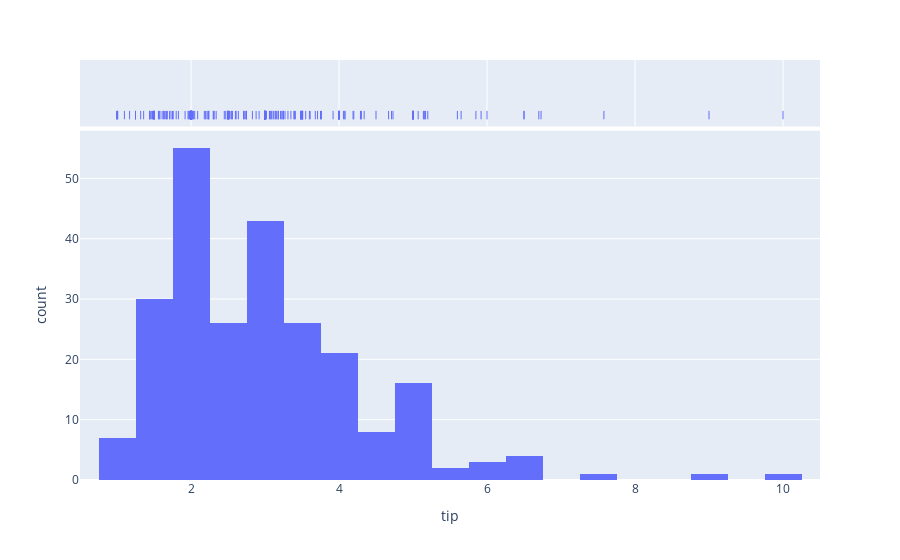

Write notebook code for a chart like this one.
### Code cell
fig = px.histogram(df, "tip", marginal="rug")
fig.show()

### Figure 1 — Plotly figure (JSON) as saved in the notebook; plotly's stock layout.template omitted (floating-point values rounded to 4 significant figures; data arrays with more than 128 entries replaced by an {"elided": "..."} marker saying what was removed)
{"data": [{"alignmentgroup": "True", "bingroup": "x", "hovertemplate": "tip=%{x}<br>count=%{y}<extra></extra>", "legendgroup": "", "marker": {"color": "#636efa", "pattern": {"shape": ""}}, "name": "", "offsetgroup": "", "orientation": "v", "showlegend": false, "type": "histogram", "x": {"elided": "244 float values"}, "xaxis": "x", "yaxis": "y"}, {"alignmentgroup": "True", "boxpoints": "all", "fillcolor": "rgba(255,255,255,0)", "hoveron": "points", "hovertemplate": "tip=%{x}<extra></extra>", "jitter": 0, "legendgroup": "", "line": {"color": "rgba(255,255,255,0)"}, "marker": {"color": "#636efa", "symbol": "line-ns-open"}, "name": "", "offsetgroup": "", "showlegend": false, "type": "box", "x": {"elided": "244 float values"}, "xaxis": "x2", "yaxis": "y2"}], "layout": {"barmode": "relative", "legend": {"tracegroupgap": 0}, "margin": {"t": 60}, "xaxis": {"anchor": "y", "domain": [0, 1], "title": {"text": "tip"}}, "xaxis2": {"anchor": "y2", "domain": [0, 1], "matches": "x", "showgrid": true, "showticklabels": false}, "yaxis": {"anchor": "x", "domain": [0, 0.8316], "title": {"text": "count"}}, "yaxis2": {"anchor": "x2", "domain": [0.8416, 1], "matches": "y2", "showgrid": false, "showline": false, "showticklabels": false, "ticks": ""}}}
